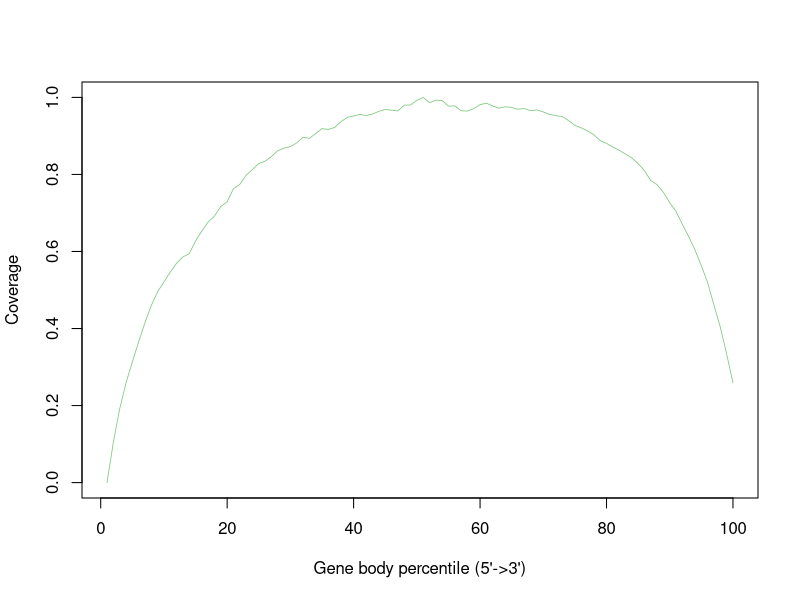

This figure's R source:
MI_24Hr_SRR12108294.gencode.Aligned.sortedByCoord.out <- c(0.0,0.10499206479290435,0.19128903685135693,0.25906463685017916,0.3128900740717476,0.36583316730086163,0.41508837671279264,0.45979053408802045,0.4954400776541231,0.520878869578958,0.5464550676872675,0.5695240936835358,0.5858641425805078,0.5945467411669907,0.6271149510686765,0.6536402333156995,0.6765561495646678,0.6920668539970968,0.7170109836614234,0.7290183211516209,0.763529356340363,0.7743024918611373,0.7982823245592942,0.812714390451448,0.8285445642604554,0.834131107091435,0.8462115643006958,0.8618822487895987,0.8680537493730843,0.8723157947426431,0.8818130157025823,0.8965336345800328,0.8935823460535471,0.9064352223084827,0.9190206472420125,0.916753935951052,0.9217844744753292,0.9369541171309196,0.9482449795215713,0.9518352068012135,0.9557071167569785,0.9528058833401872,0.9569634018630315,0.9638582478552367,0.9688107592967552,0.9666951948076167,0.9648779980311657,0.97990091051226,0.9803366844084223,0.9922910223707081,1.0,0.9863796120630851,0.9929559701514511,0.9918140266195036,0.9772607488440704,0.9781740092278067,0.9652298560081345,0.9646022041914775,0.9707987323298102,0.9812523984740061,0.9849034770634728,0.9778864377152492,0.9720285176719075,0.9757149292799818,0.974002750086615,0.9694065132493912,0.9710450819873253,0.9653599011460657,0.967605020036766,0.9622088829171725,0.9561203167801413,0.9525183118276298,0.9504017658657522,0.9397351201371706,0.9271094548213377,0.9211597670768895,0.9129345347868291,0.9031806587056141,0.8876606302821636,0.8806543871340702,0.8710963148643065,0.8628431106011815,0.8529199304724712,0.8428215574598308,0.8281686602013786,0.8097179541789638,0.7840809047608298,0.7735074989424632,0.7534599367735262,0.7266068426316424,0.703807230902258,0.6704376485090938,0.6385427289064333,0.6037838718510674,0.5629840500865169,0.5187103055619079,0.4605335089515221,0.4032400378063299,0.33395787715298314,0.2588119076198599)


pdf("/athena/angsd/scratch/pes4008/project/QC/rseqc/MI_24Hr_SRR12108294.geneBodyCoverage.curves.pdf")
x=1:100
icolor = colorRampPalette(c("#7fc97f","#beaed4","#fdc086","#ffff99","#386cb0","#f0027f"))(1)
plot(x,MI_24Hr_SRR12108294.gencode.Aligned.sortedByCoord.out,type='l',xlab="Gene body percentile (5'->3')", ylab="Coverage",lwd=0.8,col=icolor[1])
dev.off()
